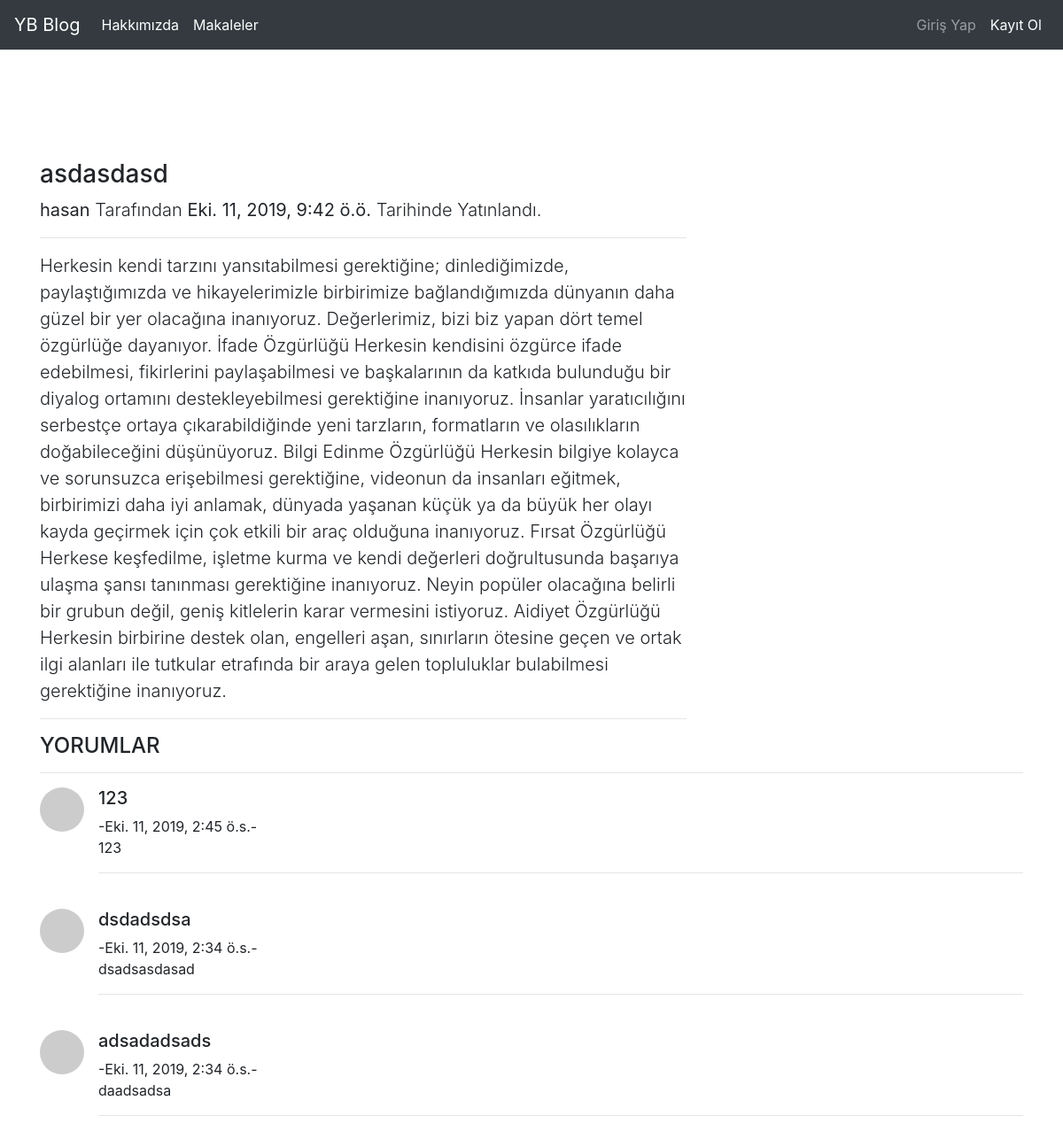
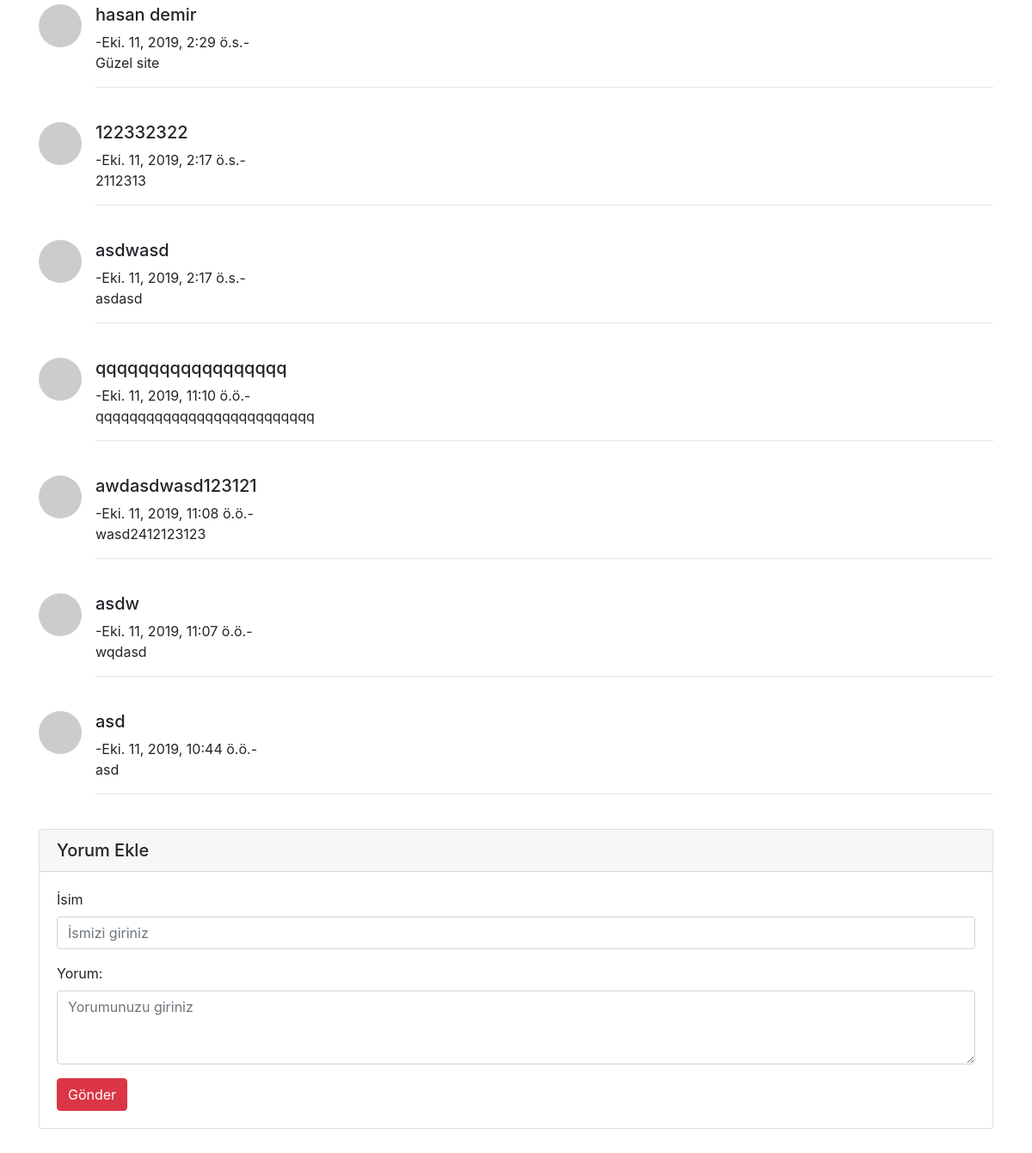
The page /articles/article/31 on the database its author committed (2 pictures, top to bottom).
### article/models.py (models this page shows, shortened)
class Article(models.Model):
    author = models.ForeignKey("auth.User",on_delete = models.CASCADE, verbose_name ="YAZAR")
    title = models.CharField(max_length=50, verbose_name ="Başlık")
    content = models.TextField(verbose_name="içerik")
    created_date = models.DateTimeField(auto_now_add=True, verbose_name ="Oluşturma Tarihi")
    class Meta:
        ordering = ['-created_date']

class Comment(models.Model):
    article = models.ForeignKey(Article,on_delete = models.CASCADE,verbose_name="Makale",related_name="comments")
    comment_author = models.CharField(max_length=50,verbose_name="İsim")
    comment_content = models.CharField(max_length=200,verbose_name="Yorum")
    comment_date = models.DateTimeField(auto_now_add=True)
    class Meta:
        ordering = ['-comment_date']

### article/views.py (the view)
# urls.py: path('article/<int:id>',views.detail,name="detail"),
def detail(request,id):
    article = get_object_or_404(Article,id=id)
    comments= article.comments.all()
    return render(request,"detail.html",{"article":article,"comments":comments})

### templates/detail.html (shortened to what this page needs)
{% extends "layout.html" %}
{% block body %}
 <div class="row">
      <div class="col-lg-8">
        <h3 class="mt-4">{{article.title}}</h3>
        <p class="lead">
          <b>{{article.author.username}}</b> Tarafından <b>{{article.created_date}}</b> Tarihinde Yatınlandı.
        </p>
        <hr>
        <p class="lead">
            {{article.content}}
        </p>
        <hr>
      </div>
    </div>
    <h4>YORUMLAR</h4>
    <hr>
     {% if comments %}
     {% for comment in comments %}
        <div class="media mb-4">
          <img class="d-flex mr-3 rounded-circle" src="http://placehold.it/50x50" alt="">
          <div class="media-body">
            <h5 class="mt-0">{{comment.comment_author}}</h5>
            -{{comment.comment_date}}-</br>
            {{comment.comment_content}}
            <hr>
          </div>
        </div>
     {% endfor %}
     {% else %}
      <div class="alert alert-danger">
        Bu makaleye herhangi bir yorum yapılmamıştır.
      </div>
     {% endif %}
            <div class="card my-4">
          <h5 class="card-header">Yorum Ekle</h5>
          <div class="card-body">
            <form method="post" action ="{% url 'article:comment' article.id %}">
              <div class="form-group">
    <label for="exampleInputEmail1">İsim</label>
    <input name="comment_author" type="text" class="form-control" id="exampleInputEmail1" aria-describedby="emailHelp" placeholder="İsmizi giriniz">
  </div>
              <div class="form-group">
              <label >Yorum:</label>
                <textarea name="comment_content" class="form-control" rows="3" placeholder="Yorumunuzu giriniz"></textarea>
              </div>
              <button type="submit" class="btn btn-danger">Gönder</button>
            </form>
          </div>
        </div>
{% endblock body %}

### rows shown on the page
Article: title "asdasdasd", author.username "hasan", created_date "Eki. 11, 2019, 9:42 ö.ö.", content "Herkesin kendi tarzını yansıtabilmesi gerektiğine; dinlediğimizde, paylaştığımızda ve hikayelerimizle birbirimize bağlandığımızda dünyanın daha güzel bir yer olacağına inanıyoruz. Değerlerimiz, bizi biz yapan dört temel özgürlüğe dayanıyor. İfade Özgürlüğü Herkesin kendisini özgürce ifade edebilmesi, fikirlerini paylaşabilmesi ve başkalarının da katkıda bulunduğu bir diyalog ortamını destekleyebilmesi gerektiğine inanıyoruz. İnsanlar yaratıcılığını serbestçe ortaya çıkarabildiğinde yeni tarzların, formatların ve olasılıkların doğabileceğini düşünüyoruz. Bilgi Edinme Özgürlüğü Herkesin bilgiye kolayca ve sorunsuzca erişebilmesi gerektiğine, videonun da insanları eğitmek, birbirimizi daha iyi…"
Comment: comment_author "123", comment_date "Eki. 11, 2019, 2:45 ö.s.", comment_content "123"
Comment: comment_author "dsdadsdsa", comment_date "Eki. 11, 2019, 2:34 ö.s.", comment_content "dsadsasdasad"
Comment: comment_author "adsadadsads", comment_date "Eki. 11, 2019, 2:34 ö.s.", comment_content "daadsadsa"
Comment: comment_author "hasan demir", comment_date "Eki. 11, 2019, 2:29 ö.s.", comment_content "Güzel site"
Comment: comment_author "122332322", comment_date "Eki. 11, 2019, 2:17 ö.s.", comment_content "2112313"
Comment: comment_author "asdwasd", comment_date "Eki. 11, 2019, 2:17 ö.s.", comment_content "asdasd"
Comment: comment_author "qqqqqqqqqqqqqqqqqq", comment_date "Eki. 11, 2019, 11:10 ö.ö.", comment_content "qqqqqqqqqqqqqqqqqqqqqqqqqq"
Comment: comment_author "awdasdwasd123121", comment_date "Eki. 11, 2019, 11:08 ö.ö.", comment_content "wasd2412123123"
Comment: comment_author "asdw", comment_date "Eki. 11, 2019, 11:07 ö.ö.", comment_content "wqdasd"
Comment: comment_author "asd", comment_date "Eki. 11, 2019, 10:44 ö.ö.", comment_content "asd"
